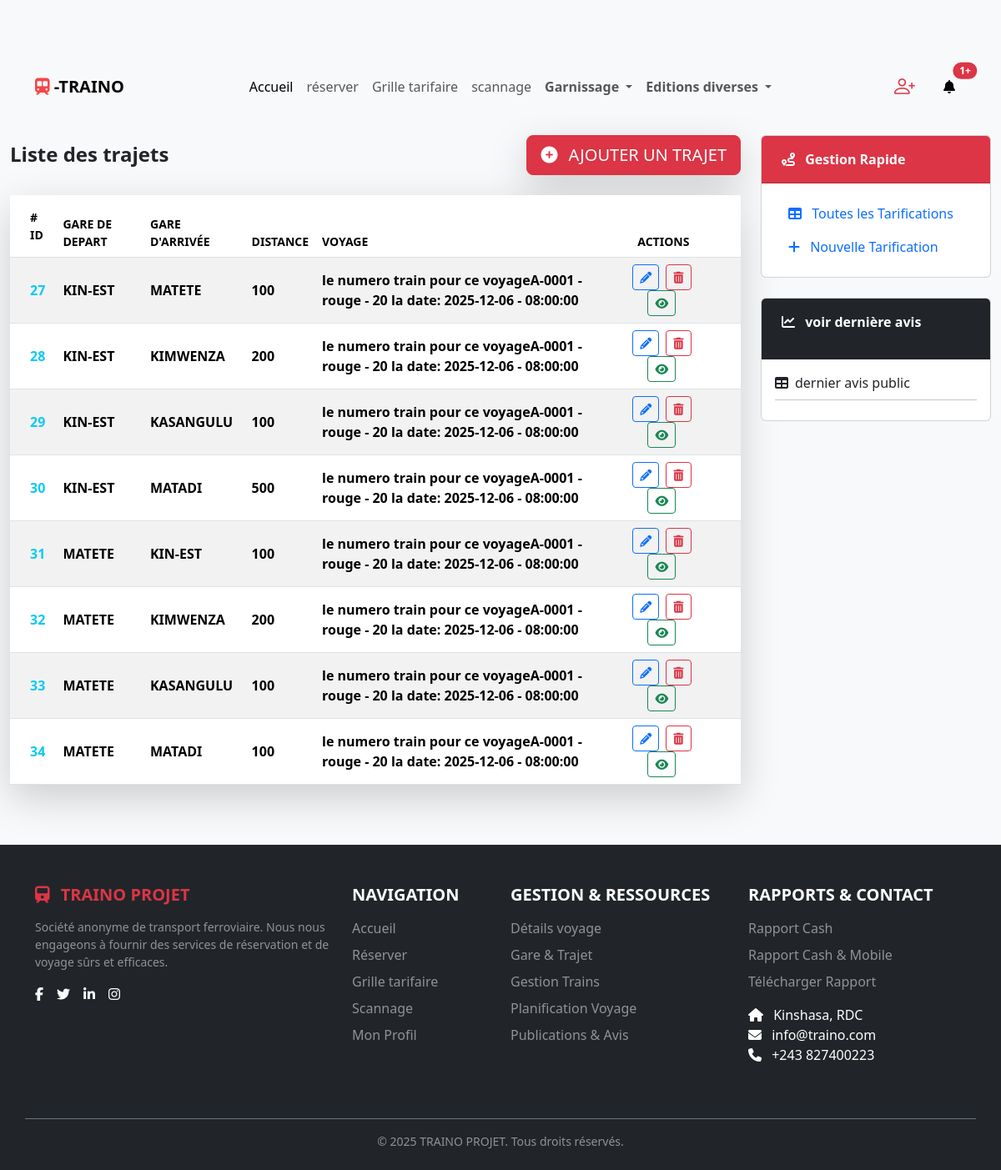
The app's page /details_voyage/lire_details_voyage (signed in) with its own data.
### details_voyage/models.py (models this page shows, shortened)
class Details_voyage(models.Model):
    id_voyage = models.ForeignKey(Voyage,  null = False , on_delete = models.CASCADE,
    help_text="id du voyage"
    )
    id_gare_depart = models.ForeignKey(Gare,  null = False , on_delete = models.CASCADE,
        help_text="id dela Gare de part",
        related_name='voyages_au_depart'
    )
    id_gare_arrive = models.ForeignKey(Gare,  null = False , on_delete = models.CASCADE,
        help_text="id dela Gare d'arrivee",
        related_name='voyages_a_larrivee'
    )
    distance = models.IntegerField(
        verbose_name='distance entre la gare de depart et d\'arrivée',
        help_text="distance entre la gare de depart et d\'arrivée",
        null = True,
        blank= True,
    )
    image = models.ImageField(
        upload_to='gares_images/',
        blank=False,
        null=False
    )
    slug = models.SlugField(
        default="distanceGareLPPZNN025SN02Kkjsdhjfhf655qqzasjqsdbbbz555sc6JHMSLR",
        max_length= 100
    )

### gare/models.py (models this page shows)
class Gare(models.Model):
    libelle_gare = models.CharField(
        max_length=20,
        verbose_name='libelle du gare',
        help_text="rlibelle du gare",
        null = False,
        blank= False,
    )
    ville_gare = models.CharField(
        max_length=20,
        verbose_name='ville du gare',
        help_text="ville du gare",
        null = False,
        blank= False,
    )
    slug = models.SlugField(
        default="02Kkjsdhjfhf655qqzasjqsdbbbz555sc6JHMSLR",
        max_length= 100
    )
    def __str__(self):
        return self.libelle_gare

### voyage/models.py (models this page shows)
class Voyage(models.Model):
    id_train = models.ForeignKey(Train,  null = False , on_delete = models.CASCADE,
        verbose_name='numero d\'un train exemple A-0000 qui effectuer un voyage',
        help_text='numero d\'un train exemple A-0000 qui effectuer un voyage',
        blank= False
    )
    heure_depart = models.TimeField()
    date_depart = models.DateField()
    slug = models.SlugField(
        default="02Kkjsdhjfhf655qqzasjqsdbbbz555sc6JHMSLR",
        max_length= 100
    )
    def __str__(self):
        return f"le numero train pour ce voyage{self.id_train} la date: {self.date_depart} - {self.heure_depart}"

### train/models.py (models this page shows)
class Train(models.Model):
    numero_train = models.CharField(
        max_length=10,
        verbose_name='numero voiture exemple A-0000',
        help_text="un sert de clé secondaire à la table voiture",
        null = False,
        blank= False,
    )
    taille_ram = models.IntegerField(
        verbose_name='taille_ram',
        help_text="taille_ram",
        null = False,
        blank= False,
    )
    couleur = models.CharField(
        max_length=30,
        verbose_name='couleur',
        help_text="couleur",
        null = False,
        blank= False,
        default = 'pas de couleur',
    )
    slug = models.SlugField(
        default="02Kkjsdhjfhf655qqzasjqsdbbbz555sc6JHMSLR",
        max_length= 100
    )
    def __str__(self):
        return f"{self.numero_train} - {self.couleur} - {self.taille_ram}"

### details_voyage/views.py (the view)
# urls.py: path('lire_details_voyage', lire_details_voyage , name = 'lire_details_voyage'),
@login_required
def lire_details_voyage(request):
    context = {
        'voyages' : Voyage.objects.all(),
        'gares' : Gare.objects.all(),
        'total_compt' : Details_voyage.objects.count(),
        'details_voyages' :  Details_voyage.objects.all(),
    }
    return render(request, 'details_voyage/dashbord_details_voyage.html', context)

### details_voyage/templates/details_voyage/dashbord_details_voyage.html (shortened to what this page needs)
{% extends 'front/header/header.html' %}
{% load static %}
{% block extra_css %}
    <link rel="stylesheet" href="{% static 'css/details_voyage/dashbord_details_voyage.css' %}">
{% endblock %}
{% block containter%}
    <div class="container-fluid py-4">
        <div class="row g-4">
            <div class="col-lg-9 order-lg-1 order-2">
                <div class="row page-header-row">
                    <div class="col-12">
                        <div class="d-flex justify-content-between align-items-center mb-4">
                            <h4 class="mb-0 fw-bold text-dark">Liste des trajets</h4>
                            <div>
                                <button type="button" class="btn btn-lg btn-danger shadow-lg btn-add-station" data-bs-toggle="modal" data-bs-target="#creationModal">
                                    <i class="fas fa-plus-circle me-2"></i> AJOUTER UN TRAJET
                                </button>
                            </div>
                        </div>
                        <div class="card shadow-lg border-0">
                            <div class="card-body p-0">
                                <div class="table-responsive">
                                    <table class="table table-striped table-hover mb-0 align-middle">
                                        <thead class="bg-light">
                                            <tr class="text-uppercase small fw-bold">
                                                <th scope="col" class="py-3 ps-4"># ID</th>
                                                <th scope="col">Gare de depart</th>
                                                <th scope="col">Gare d'arrivée </th>
                                                <th scope="col">distance</th>
                                                <th scope="col">voyage</th>
                                                <th scope="col" class="text-center pe-5">Actions</th>
                                            </tr>
                                        </thead>
                                        <tbody>
                                            {% for details_voyage in details_voyages %}
                                                <tr class="table-row">
                                                    <th scope="row" class="ps-4 text-info">{{ details_voyage.id }}</th>
                                                    <td class="fw-bold">{{ details_voyage.id_gare_depart.libelle_gare }}</td>
                                                    <td class="fw-bold">{{ details_voyage.id_gare_arrive  }}</td>
                                                    <td class="fw-bold">{{ details_voyage.distance  }}</td>
                                                    <td class="fw-bold"><span >{{details_voyage.id_voyage}}</span></td>
                                                    <td class="text-center pe-5">
                                                        <a class="btn btn-sm btn-outline-primary me-1" href="{% url 'details_voyage:modifier_details_voyage' details_voyage.id details_voyage.slug %}" title="Modifier">
                                                            <i class="fas fa-pencil-alt"></i>
                                                        </a>
                                                        <a class="btn btn-sm btn-outline-danger me-1" href="{% url 'details_voyage:delete_details_voyage' details_voyage.id details_voyage.slug %}" title="Supprimer">
                                                            <i class="fas fa-trash-alt"></i>
                                                        </a>
                                                        <a type="button"class="btn btn-sm btn-outline-success me-1" href="{% url 'details_voyage:details_details_voyage' details_voyage.id%}" title="Détails">
                                                            <i class="fas fa-eye"></i>
                                                        </a>
                                                    </td>
                                                </tr>
                                            {% empty %}
                                            <tr>
                                                <td colspan="4" class="text-center text-muted py-4">
                                                    <i class="fas fa-exclamation-circle me-2"></i> Aucune trajet n'est encore enregistrée.
                                                </td>
                                            </tr>
                                            {% endfor %}
                                        </tbody>
                                    </table>
                                </div>
                            </div>
                        </div>
                    </div>
                </div>
            </div>
            <div class="col-lg-3 order-lg-2 order-1">
                <div class="sticky-sidebar">
                    <div class="card sidebar-card mb-4">
                        <div class="card-header bg-danger text-white fw-bold py-3 px-4 rounded-top-lg">
                            <i class="fas fa-route me-2"></i> Gestion Rapide
                        </div>
                        <div class="card-body p-3 sidebar-link-group">
                            <nav class="nav flex-column">
                                <a class="nav-link active" aria-current="page" href="{% url 'tarification:grille_tarifaire' %}"><i class="fas fa-table me-2"></i> Toutes les Tarifications</a>
                                <a href="{% url 'tarification:creation_tarification' %}" class="nav-link" type="button" class="btn btn-lg btn-danger shadow-lg btn-add-station" ><i class="fas fa-plus me-2"></i> Nouvelle Tarification</a>
                            </nav>
                        </div>
                    </div>
                    <div class="card sidebar-card mb-4">
                        <div class="card-header bg-dark text-white fw-bold py-3 px-4 rounded-top-lg">
                            <p >
                                <i class="fas fa-chart-line me-2"></i> voir dernière avis
                            </p>
                        </div>
                        <div class="card-body p-3">
                            <div class="d-flex justify-content-between align-items-center mb-2">
                                <a class="nav-link active" aria-current="page" href="{% url 'publication_avis:dernier_publication_avis' %}"><i class="fas fa-table me-2"></i>dernier avis public</a>
                            </div>
                            <hr class="my-2">
                        </div>
                    </div>
                </div>
            </div>
        </div>
    </div>
{% endblock %}

### details_voyage/static/css/details_voyage/dashbord_details_voyage.css (style rules this page uses)
:root { --light-background: #f8f9fa; --form-background: #ffffff; --text-color: #212529; --danger-color: #dc3545; --primary-color: #0d6efd; --success-color: #198754; --border-color: #dee2e6; }
body { background-color: var(--light-background); color: var(--text-color); padding-top: 70px; }
.btn-danger { background-color: var(--danger-color); border-color: var(--danger-color); }
.btn-sm { margin-right: 5px; }

### records on screen
Details_voyage: id "27", id_gare_depart.libelle_gare "KIN-EST", id_gare_arrive "MATETE", distance "100", id_voyage "le numero train pour ce voyageA-0001 - rouge - 20 la date: 2025-12-06 - 08:00:00"
Details_voyage: id "28", id_gare_depart.libelle_gare "KIN-EST", id_gare_arrive "KIMWENZA", distance "200", id_voyage "le numero train pour ce voyageA-0001 - rouge - 20 la date: 2025-12-06 - 08:00:00"
Details_voyage: id "29", id_gare_depart.libelle_gare "KIN-EST", id_gare_arrive "KASANGULU", distance "100", id_voyage "le numero train pour ce voyageA-0001 - rouge - 20 la date: 2025-12-06 - 08:00:00"
Details_voyage: id "30", id_gare_depart.libelle_gare "KIN-EST", id_gare_arrive "MATADI", distance "500", id_voyage "le numero train pour ce voyageA-0001 - rouge - 20 la date: 2025-12-06 - 08:00:00"
Details_voyage: id "31", id_gare_depart.libelle_gare "MATETE", id_gare_arrive "KIN-EST", distance "100", id_voyage "le numero train pour ce voyageA-0001 - rouge - 20 la date: 2025-12-06 - 08:00:00"
Details_voyage: id "32", id_gare_depart.libelle_gare "MATETE", id_gare_arrive "KIMWENZA", distance "200", id_voyage "le numero train pour ce voyageA-0001 - rouge - 20 la date: 2025-12-06 - 08:00:00"
Details_voyage: id "33", id_gare_depart.libelle_gare "MATETE", id_gare_arrive "KASANGULU", distance "100", id_voyage "le numero train pour ce voyageA-0001 - rouge - 20 la date: 2025-12-06 - 08:00:00"
Details_voyage: id "34", id_gare_depart.libelle_gare "MATETE", id_gare_arrive "MATADI", distance "100", id_voyage "le numero train pour ce voyageA-0001 - rouge - 20 la date: 2025-12-06 - 08:00:00"
